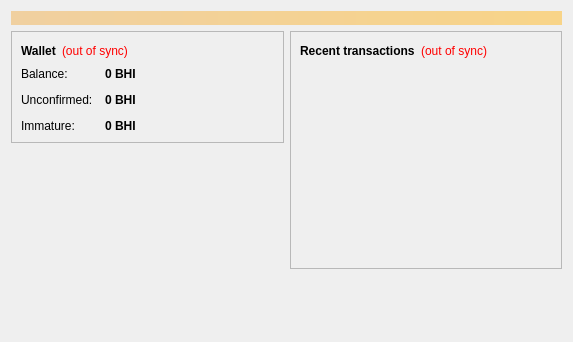
<?xml version="1.0" encoding="UTF-8"?>
<ui version="4.0">
 <class>OverviewPage</class>
 <widget class="QWidget" name="OverviewPage">
  <property name="geometry">
   <rect>
    <x>0</x>
    <y>0</y>
    <width>573</width>
    <height>342</height>
   </rect>
  </property>
  <property name="windowTitle">
   <string>Form</string>
  </property>
  <layout class="QVBoxLayout" name="topLayout">
   <item>
    <widget class="QLabel" name="labelAlerts">
     <property name="visible">
      <bool>false</bool>
     </property>
     <property name="styleSheet">
      <string notr="true">background-color: qlineargradient(x1: 0, y1: 0, x2: 1, y2: 0, stop:0 #F0D0A0, stop:1 #F8D488); color:#000000;</string>
     </property>
     <property name="wordWrap">
      <bool>true</bool>
     </property>
     <property name="margin">
      <number>3</number>
     </property>
    </widget>
   </item>
   <item>
    <layout class="QHBoxLayout" name="horizontalLayout" stretch="1,1">
     <item>
      <layout class="QVBoxLayout" name="verticalLayout_2">
       <item>
        <widget class="QFrame" name="frame">
         <property name="frameShape">
          <enum>QFrame::StyledPanel</enum>
         </property>
         <property name="frameShadow">
          <enum>QFrame::Raised</enum>
         </property>
         <layout class="QVBoxLayout" name="verticalLayout_4">
          <item>
           <layout class="QHBoxLayout" name="horizontalLayout_4">
            <item>
             <widget class="QLabel" name="label_5">
              <property name="font">
               <font>
                <weight>75</weight>
                <bold>true</bold>
               </font>
              </property>
              <property name="text">
               <string>Wallet</string>
              </property>
             </widget>
            </item>
            <item>
             <widget class="QLabel" name="labelWalletStatus">
              <property name="toolTip">
               <string>The displayed information may be out of date. Your wallet automatically synchronizes with the Bahiti network after a connection is established, but this process has not completed yet.</string>
              </property>
              <property name="styleSheet">
               <string notr="true">QLabel { color: red; }</string>
              </property>
              <property name="text">
               <string notr="true">(out of sync)</string>
              </property>
              <property name="alignment">
               <set>Qt::AlignLeading|Qt::AlignLeft|Qt::AlignVCenter</set>
              </property>
             </widget>
            </item>
            <item>
             <spacer name="horizontalSpacer_2">
              <property name="orientation">
               <enum>Qt::Horizontal</enum>
              </property>
              <property name="sizeHint" stdset="0">
               <size>
                <width>40</width>
                <height>20</height>
               </size>
              </property>
             </spacer>
            </item>
           </layout>
          </item>
          <item>
           <layout class="QFormLayout" name="formLayout_2">
            <property name="fieldGrowthPolicy">
             <enum>QFormLayout::AllNonFixedFieldsGrow</enum>
            </property>
            <property name="horizontalSpacing">
             <number>12</number>
            </property>
            <property name="verticalSpacing">
             <number>12</number>
            </property>
            <item row="0" column="0">
             <widget class="QLabel" name="label">
              <property name="text">
               <string>Balance:</string>
              </property>
             </widget>
            </item>
            <item row="0" column="1">
             <widget class="QLabel" name="labelBalance">
              <property name="font">
               <font>
                <weight>75</weight>
                <bold>true</bold>
               </font>
              </property>
              <property name="cursor">
               <cursorShape>IBeamCursor</cursorShape>
              </property>
              <property name="toolTip">
               <string>Your current balance</string>
              </property>
              <property name="text">
               <string notr="true">0 BHI</string>
              </property>
              <property name="textInteractionFlags">
               <set>Qt::LinksAccessibleByMouse|Qt::TextSelectableByKeyboard|Qt::TextSelectableByMouse</set>
              </property>
             </widget>
            </item>
            <item row="1" column="0">
             <widget class="QLabel" name="label_3">
              <property name="text">
               <string>Unconfirmed:</string>
              </property>
             </widget>
            </item>
            <item row="1" column="1">
             <widget class="QLabel" name="labelUnconfirmed">
              <property name="font">
               <font>
                <weight>75</weight>
                <bold>true</bold>
               </font>
              </property>
              <property name="cursor">
               <cursorShape>IBeamCursor</cursorShape>
              </property>
              <property name="toolTip">
               <string>Total of transactions that have yet to be confirmed, and do not yet count toward the current balance</string>
              </property>
              <property name="text">
               <string notr="true">0 BHI</string>
              </property>
              <property name="textInteractionFlags">
               <set>Qt::LinksAccessibleByMouse|Qt::TextSelectableByKeyboard|Qt::TextSelectableByMouse</set>
              </property>
             </widget>
            </item>
            <item row="2" column="0">
             <widget class="QLabel" name="labelImmatureText">
              <property name="text">
               <string>Immature:</string>
              </property>
             </widget>
            </item>
            <item row="2" column="1">
             <widget class="QLabel" name="labelImmature">
              <property name="font">
               <font>
                <weight>75</weight>
                <bold>true</bold>
               </font>
              </property>
              <property name="toolTip">
               <string>Mined balance that has not yet matured</string>
              </property>
              <property name="text">
               <string notr="true">0 BHI</string>
              </property>
              <property name="textInteractionFlags">
               <set>Qt::LinksAccessibleByMouse|Qt::TextSelectableByKeyboard|Qt::TextSelectableByMouse</set>
              </property>
             </widget>
            </item>
           </layout>
          </item>
         </layout>
        </widget>
       </item>
       <item>
        <spacer name="verticalSpacer">
         <property name="orientation">
          <enum>Qt::Vertical</enum>
         </property>
         <property name="sizeHint" stdset="0">
          <size>
           <width>20</width>
           <height>40</height>
          </size>
         </property>
        </spacer>
       </item>
      </layout>
     </item>
     <item>
      <layout class="QVBoxLayout" name="verticalLayout_3">
       <item>
        <widget class="QFrame" name="frame_2">
         <property name="frameShape">
          <enum>QFrame::StyledPanel</enum>
         </property>
         <property name="frameShadow">
          <enum>QFrame::Raised</enum>
         </property>
         <layout class="QVBoxLayout" name="verticalLayout">
          <item>
           <layout class="QHBoxLayout" name="horizontalLayout_2">
            <item>
             <widget class="QLabel" name="label_4">
              <property name="text">
               <string>&lt;b&gt;Recent transactions&lt;/b&gt;</string>
              </property>
             </widget>
            </item>
            <item>
             <widget class="QLabel" name="labelTransactionsStatus">
              <property name="toolTip">
               <string>The displayed information may be out of date. Your wallet automatically synchronizes with the Bahiti network after a connection is established, but this process has not completed yet.</string>
              </property>
              <property name="styleSheet">
               <string notr="true">QLabel { color: red; }</string>
              </property>
              <property name="text">
               <string notr="true">(out of sync)</string>
              </property>
              <property name="alignment">
               <set>Qt::AlignRight|Qt::AlignTrailing|Qt::AlignVCenter</set>
              </property>
             </widget>
            </item>
            <item>
             <spacer name="horizontalSpacer">
              <property name="orientation">
               <enum>Qt::Horizontal</enum>
              </property>
              <property name="sizeHint" stdset="0">
               <size>
                <width>40</width>
                <height>20</height>
               </size>
              </property>
             </spacer>
            </item>
           </layout>
          </item>
          <item>
           <widget class="QListView" name="listTransactions">
            <property name="styleSheet">
             <string notr="true">QListView { background: transparent; }</string>
            </property>
            <property name="frameShape">
             <enum>QFrame::NoFrame</enum>
            </property>
            <property name="verticalScrollBarPolicy">
             <enum>Qt::ScrollBarAlwaysOff</enum>
            </property>
            <property name="horizontalScrollBarPolicy">
             <enum>Qt::ScrollBarAlwaysOff</enum>
            </property>
            <property name="selectionMode">
             <enum>QAbstractItemView::NoSelection</enum>
            </property>
           </widget>
          </item>
         </layout>
        </widget>
       </item>
       <item>
        <spacer name="verticalSpacer_2">
         <property name="orientation">
          <enum>Qt::Vertical</enum>
         </property>
         <property name="sizeHint" stdset="0">
          <size>
           <width>20</width>
           <height>40</height>
          </size>
         </property>
        </spacer>
       </item>
      </layout>
     </item>
    </layout>
   </item>
  </layout>
 </widget>
 <resources/>
 <connections/>
</ui>
